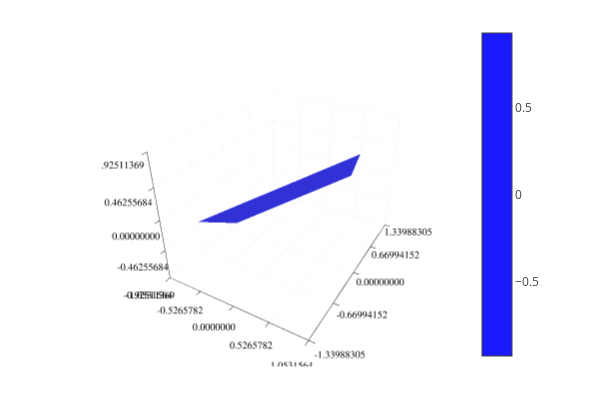

The notebook cell saved with this chart:
### Code cell
plot_matrix_as_plane(E1, color=:blue)
